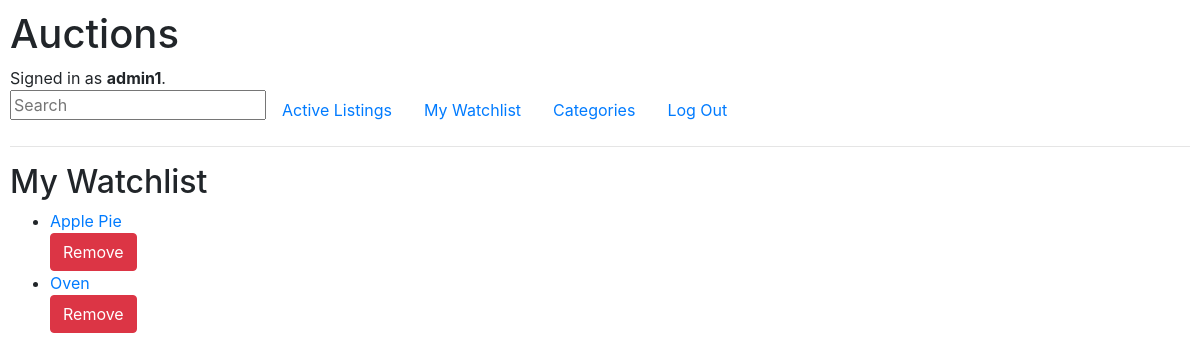
Page /wishlist (signed in) on the committed database.
### auctions/models.py (models this page shows, shortened)
class User(AbstractUser):
    pass

class Wishlist(models.Model):
	wishlist_id = models.AutoField(primary_key=True)
	user_id = models.CharField(max_length=64)
	listing_id = models.ForeignKey(Listing, on_delete=models.CASCADE, related_name="wished")
	wished_item = models.CharField(max_length=64, default="no item")

### auctions/views.py (the view)
# urls.py: path("wishlist", views.wishlist, name="wishlist"),
def wishlist(request):
    user = request.user
    user_id = user.id
    return render(request, "auctions/wishlist.html", {
        "items": Wishlist.objects.filter(user_id=user_id)
        })

### auctions/templates/auctions/wishlist.html (shortened to what this page needs)
{% extends "auctions/layout.html" %}
{% block body %}
    <h2>My Watchlist</h2>
    <ul>
    	{% for item in items %}
    		<li><p hidden>{{ item.listing_id.listed_id }}</p> <a href="{% url 'listed' item_id=item.listing_id.listed_id %}">{{ item.wished_item }}</a>
                <form action="{% url 'delete_watch' item_id=item.listing_id.listed_id %}" method="post">
                    <button class="btn btn-danger" type="submit">Remove</button>
                </form>
            </li>
    	{% empty %}
    		<li>No items on watchlist</li>
    	{% endfor %}
    </ul>
{% endblock %}

### auctions/templates/auctions/layout.html (shortened to what this page needs)
{% load static %}
<!DOCTYPE html>
<html lang="en">
    <head>
        <link rel="stylesheet" href="https://stackpath.bootstrapcdn.com/bootstrap/4.4.1/css/bootstrap.min.css">
        <link href="{% static 'auctions/styles.css' %}" rel="stylesheet">
    </head>
    <body>
        <h1>Auctions</h1>
        <div>
            {% if user.is_authenticated %}
                Signed in as <strong>{{ user.username }}</strong>.
            {% else %}
                Not signed in.
            {% endif %}
        </div>
        <ul class="nav">
            <form action="{% url 'search' %}" method="post">
                    <input class="search" type="text" name="q" placeholder="Search">
            </form>
            <li class="nav-item">
                <a class="nav-link" href="{% url 'index' %}">Active Listings</a>
            </li>
            <li class="nav-item">
                <a class="nav-link" href="{% url 'wishlist' %}">My Watchlist</a>
            </li>
            <li class="nav-item">
                <a class="nav-link" href="{% url 'categories' %}">Categories</a>
            </li>
            {% if user.is_authenticated %}
                <li class="nav-item">
                    <a class="nav-link" href="{% url 'logout' %}">Log Out</a>
                </li>
            {% endif %}
        </ul>
        <hr>
        {% block body %}
        {% endblock %}
    </body>
</html>

### auctions/static/auctions/styles.css (style rules this page uses)
body { padding: 10px; }

### rows in the picture
User: username "admin1"
Wishlist: wished_item "Apple Pie"
Wishlist: wished_item "Oven"
